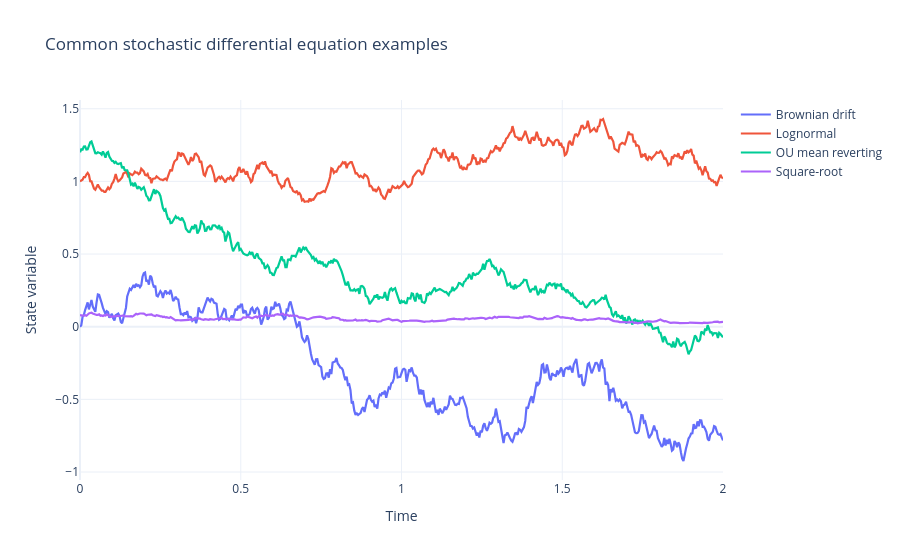

Notebook code cell kept with this figure:
### Markdown cell above
## 16. Pertinent Examples

The notes finish by listing common stochastic processes.

Brownian motion with drift:

$$
dS = \mu\,dt + \sigma\,dX.
$$

Lognormal random walk:

$$
dS = \mu S\,dt + \sigma S\,dX.
$$

Ornstein-Uhlenbeck mean reversion:

$$
dS = \lambda(m-S)\,dt + \sigma\,dX.
$$

Square-root mean reversion:

$$
dr = \lambda(m-r)\,dt + \sigma\sqrt{r}\,dX.
$$

The square-root term reduces volatility near zero, which helps keep the process from wandering into negative values.

### Code cell
sde_examples = build_sde_examples(seed=606)
plot_sde_examples(sde_examples)

### Figure 1 — Plotly figure (JSON) as saved in the notebook; plotly's stock layout.template omitted (floating-point values rounded to 4 significant figures; data arrays with more than 128 entries replaced by an {"elided": "..."} marker saying what was removed)
{"data": [{"line": {"width": 2.2}, "mode": "lines", "name": "Brownian drift", "type": "scatter", "x": {"elided": "505 float values"}, "y": {"elided": "505 float values"}}, {"line": {"width": 2.2}, "mode": "lines", "name": "Lognormal", "type": "scatter", "x": {"elided": "505 float values"}, "y": {"elided": "505 float values"}}, {"line": {"width": 2.2}, "mode": "lines", "name": "OU mean reverting", "type": "scatter", "x": {"elided": "505 float values"}, "y": {"elided": "505 float values"}}, {"line": {"width": 2.2}, "mode": "lines", "name": "Square-root", "type": "scatter", "x": {"elided": "505 float values"}, "y": {"elided": "505 float values"}}], "layout": {"hovermode": "x unified", "title": {"text": "Common stochastic differential equation examples"}, "xaxis": {"title": {"text": "Time"}}, "yaxis": {"title": {"text": "State variable"}}}}
